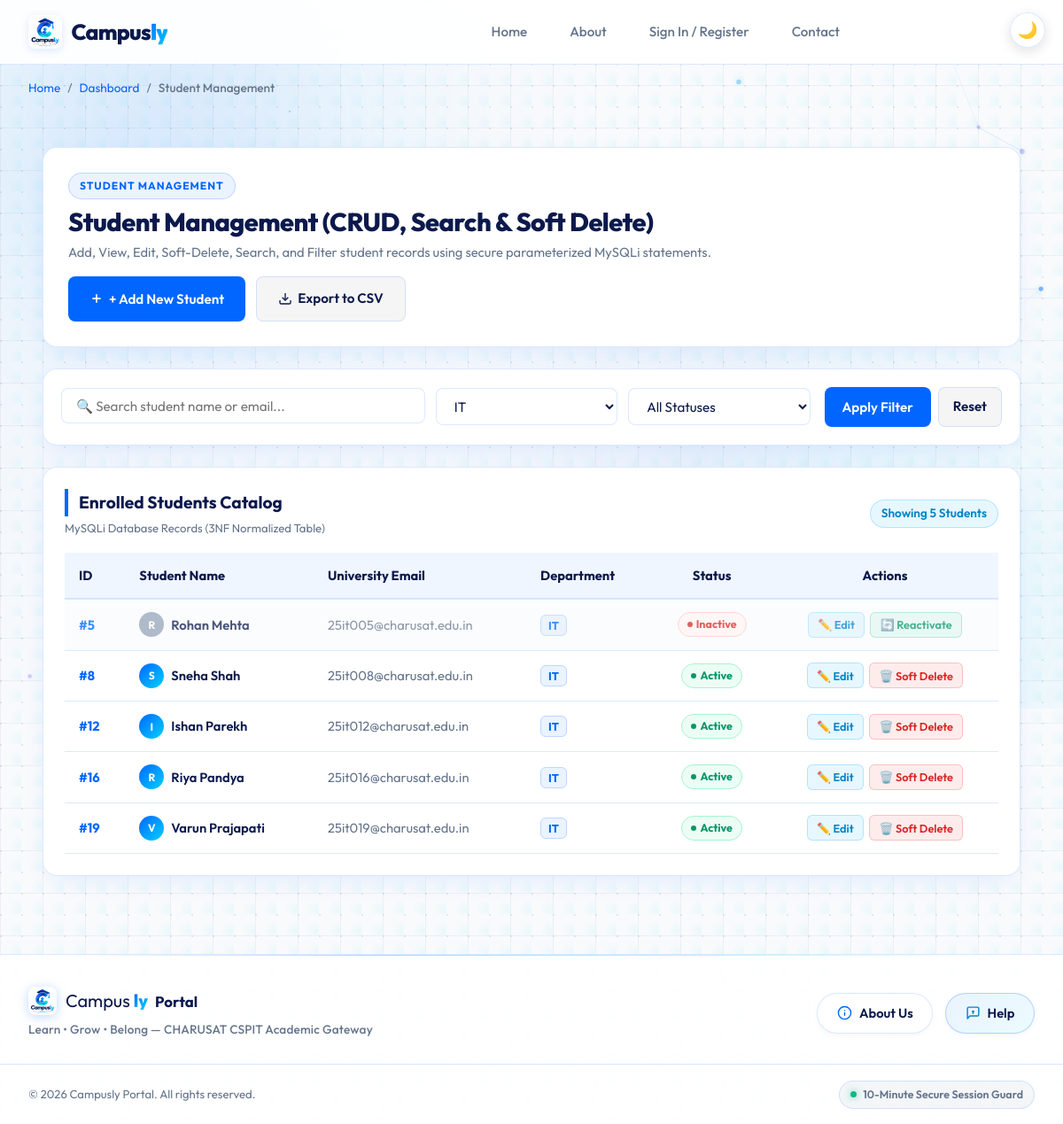
The page /students.php?course=IT on the database its author committed.
### tables this page shows
CREATE TABLE `students` (
  `student_id` int NOT NULL AUTO_INCREMENT,
  `name` varchar(100) NOT NULL,
  `email` varchar(100) NOT NULL,
  `course` varchar(100) NOT NULL,
  `status` enum('Active','Inactive') NOT NULL DEFAULT 'Active',
  PRIMARY KEY (`student_id`),
  UNIQUE KEY `email` (`email`)
);

### students.php (the view, shortened to what this page needs)
<?php
require_once __DIR__ . '/db.php';
$searchQuery  = trim($_GET['search'] ?? '');
$courseFilter = trim($_GET['course'] ?? '');
$statusFilter = trim($_GET['status'] ?? '');
$sql = "SELECT student_id, name, email, course, status FROM students WHERE 1=1";
$types = "";
$params = [];
if ($courseFilter !== '' && $courseFilter !== 'ALL') {
    $sql .= " AND course = ?";
    $types .= "s";
    $params[] = $courseFilter;
}
$sql .= " ORDER BY student_id ASC";
$stmt = $conn->prepare($sql);
if (!empty($params)) {
    $stmt->bind_param($types, ...$params);
}
$stmt->execute();
$result = $stmt->get_result();
$students = [];
while ($row = $result->fetch_assoc()) {
    $students[] = $row;
}
$totalCount = count($students);
$coursesList = ['CSE', 'CE', 'IT', 'EC'];
require_once __DIR__ . '/includes/header.php';
?>
  <nav class="breadcrumbs-nav" aria-label="Breadcrumb">
    <ol class="breadcrumbs">
      <li><a href="index.php">Home</a></li>
      <?php if ($userRole === 'admin'): ?>
        <li><a href="admin_dashboard.php">Admin Control Center</a></li>
      <?php else: ?>
        <li><a href="dashboard.php">Dashboard</a></li>
      <?php endif; ?>
      <li aria-current="page">Student Management</li>
    </ol>
  </nav>
  <main id="main-content">
    <div style="max-width: 1240px; margin: 0 auto; padding: 1.5rem 1rem;">
      <section class="panel" style="padding: 1.75rem; margin-bottom: 1.5rem; display: flex; justify-content: space-between; align-items: center; flex-wrap: wrap; gap: 1rem;">
        <div>
          <div style="display: inline-flex; align-items: center; gap: 8px; background: rgba(0, 102, 255, 0.08); padding: 4px 12px; border-radius: 9999px; margin-bottom: 0.5rem; border: 1px solid rgba(0, 102, 255, 0.2);">
            <span style="font-size: 0.75rem; font-weight: 700; color: #0066ff; letter-spacing: 1px;">STUDENT MANAGEMENT</span>
          </div>
          <h1 style="margin: 0; font-size: 1.8rem; line-height: 1.2;">Student Management (CRUD, Search &amp; Soft Delete)</h1>
          <p style="margin: 0.35rem 0 0 0; color: #64748b; font-size: 0.92rem;">
            Add, View, Edit, Soft-Delete, Search, and Filter student records using secure parameterized MySQLi statements.
          </p>
        </div>
        <div style="display: flex; gap: 0.75rem; flex-wrap: wrap;">
          <button type="button" class="btn btn-primary" onclick="openAddModal()" style="display: inline-flex; align-items: center; gap: 6px;">
            <svg width="16" height="16" viewBox="0 0 24 24" fill="none" stroke="currentColor" stroke-width="2.5"><line x1="12" y1="5" x2="12" y2="19"></line><line x1="5" y1="12" x2="19" y2="12"></line></svg>
            <span>+ Add New Student</span>
          </button>
          <a href="students.php?action=export_csv" class="btn btn-secondary" style="display: inline-flex; align-items: center; gap: 6px;">
            <svg width="16" height="16" viewBox="0 0 24 24" fill="none" stroke="currentColor" stroke-width="2"><path d="M21 15v4a2 2 0 0 1-2 2H5a2 2 0 0 1-2-2v-4"></path><polyline points="7 10 12 15 17 10"></polyline><line x1="12" y1="15" x2="12" y2="3"></line></svg>
            <span>Export to CSV</span>
          </a>
        </div>
      </section>
      <section class="panel" style="padding: 1.25rem; margin-bottom: 1.5rem;">
        <form action="students.php" method="GET" style="display: flex; gap: 1rem; flex-wrap: wrap; align-items: center; justify-content: space-between;">
          <div style="display: flex; gap: 0.75rem; flex-wrap: wrap; flex: 1; min-width: 280px;">
            <div style="flex: 2; min-width: 220px; position: relative;">
              <input type="text" name="search" id="filter-search" value="<?= htmlspecialchars($searchQuery) ?>" placeholder="🔍 Search student name or email..." style="width: 100%; padding: 0.6rem 1rem; border-radius: 8px; border: 1px solid var(--panel-border); background: var(--input-bg); color: var(--text-main);">
            </div>
            <div style="flex: 1; min-width: 150px;">
              <select name="course" id="filter-course" style="width: 100%; padding: 0.6rem 1rem; border-radius: 8px; border: 1px solid var(--panel-border); background: var(--input-bg); color: var(--text-main);">
                <?php foreach ($coursesList as $c): ?>
                  <option value="<?= $c ?>" <?= $courseFilter === $c ? 'selected' : '' ?>><?= $c ?></option>
                <?php endforeach; ?>
              </select>
            </div>
            <div style="flex: 1; min-width: 140px;">
              <select name="status" id="filter-status" style="width: 100%; padding: 0.6rem 1rem; border-radius: 8px; border: 1px solid var(--panel-border); background: var(--input-bg); color: var(--text-main);">
                <option value="ALL">All Statuses</option>
              </select>
            </div>
          </div>
          <div style="display: flex; gap: 0.5rem;">
            <button type="submit" class="btn btn-primary" style="padding: 0.6rem 1.25rem;">Apply Filter</button>
            <?php if (!empty($searchQuery) || !empty($courseFilter) || !empty($statusFilter)): ?>
              <a href="students.php" class="btn btn-secondary" style="padding: 0.6rem 1rem;">Reset</a>
            <?php endif; ?>
          </div>
        </form>
      </section>
      <section class="panel" style="padding: 1.5rem; overflow: hidden;">
        <div style="display: flex; justify-content: space-between; align-items: center; margin-bottom: 1rem; flex-wrap: wrap; gap: 0.5rem;">
          <div>
            <h2 style="margin: 0; font-size: 1.2rem;">Enrolled Students Catalog</h2>
            <span style="font-size: 0.82rem; color: #64748b;">MySQLi Database Records (3NF Normalized Table)</span>
          </div>
          <span style="font-size: 0.85rem; font-weight: 600; color: #0284c7; background: rgba(56, 189, 248, 0.12); border: 1px solid rgba(56, 189, 248, 0.3); padding: 4px 12px; border-radius: 9999px;">
            Showing <?= (int)$totalCount ?> Student<?= $totalCount === 1 ? '' : 's' ?>
          </span>
        </div>
        <div style="overflow-x: auto;">
          <table id="students-table" style="width: 100%; border-collapse: collapse; font-size: 0.92rem;">
            <thead>
              <tr style="background: var(--table-th-bg, #f8fafc); border-bottom: 2px solid var(--panel-border); text-align: left;">
                <th style="padding: 0.85rem 1rem;">ID</th>
                <th style="padding: 0.85rem 1rem;">Student Name</th>
                <th style="padding: 0.85rem 1rem;">University Email</th>
                <th style="padding: 0.85rem 1rem;">Department</th>
                <th style="padding: 0.85rem 1rem; text-align: center;">Status</th>
                <th style="padding: 0.85rem 1rem; text-align: center;">Actions</th>
              </tr>
            </thead>
            <tbody>
              <?php if (empty($students)): ?>
                <tr>
                  <td colspan="6" style="text-align: center; padding: 2.5rem 1rem; color: #64748b;">
                    No student records matching your filter criteria. <a href="students.php" style="color: var(--primary); font-weight: 600;">Reset filters</a>
                  </td>
                </tr>
              <?php else: ?>
                <?php foreach ($students as $s): ?>
                  <tr style="border-bottom: 1px solid var(--panel-border); transition: background 0.15s ease; <?= $s['status'] === 'Inactive' ? 'opacity: 0.75; background: rgba(241, 245, 249, 0.4);' : '' ?>">
                    <td style="padding: 0.85rem 1rem; font-weight: 700; color: var(--primary);">
                      #<?= htmlspecialchars($s['student_id']) ?>
                    </td>
                    <td style="padding: 0.85rem 1rem; font-weight: 600; color: var(--text-main);">
                      <div style="display: flex; align-items: center; gap: 8px;">
                        <span style="width: 28px; height: 28px; border-radius: 50%; background: <?= $s['status'] === 'Inactive' ? '#94a3b8' : 'linear-gradient(135deg, #0066ff, #00d2fe)' ?>; color: #fff; display: inline-flex; align-items: center; justify-content: center; font-size: 0.75rem; font-weight: 700;">
                          <?= strtoupper(substr($s['name'], 0, 1)) ?>
                        </span>
                        <span><?= htmlspecialchars($s['name']) ?></span>
                      </div>
                    </td>
                    <td style="padding: 0.85rem 1rem; color: var(--text-muted);">
                      <?= htmlspecialchars($s['email']) ?>
                    </td>
                    <td style="padding: 0.85rem 1rem;">
                      <span style="padding: 3px 8px; border-radius: 6px; font-size: 0.8rem; font-weight: 700; background: rgba(0, 102, 255, 0.08); color: #0066ff; border: 1px solid rgba(0, 102, 255, 0.2);">
                        <?= htmlspecialchars($s['course']) ?>
                      </span>
                    </td>
                    <td style="padding: 0.85rem 1rem; text-align: center;">
                      <?php if ($s['status'] === 'Active'): ?>
                        <span class="badge-status-active" style="display: inline-flex; align-items: center; gap: 4px; padding: 3px 10px; border-radius: 9999px; font-size: 0.78rem; font-weight: 700; background: #ecfdf5; color: #059669; border: 1px solid #a7f3d0;">
                          <span style="width: 6px; height: 6px; border-radius: 50%; background: #059669;"></span> Active
                        </span>
                      <?php else: ?>
                        <span class="badge-status-inactive" style="display: inline-flex; align-items: center; gap: 4px; padding: 3px 10px; border-radius: 9999px; font-size: 0.78rem; font-weight: 700; background: #fef2f2; color: #dc2626; border: 1px solid #fecaca;">
                          <span style="width: 6px; height: 6px; border-radius: 50%; background: #dc2626;"></span> Inactive
                        </span>
                      <?php endif; ?>
                    </td>
                    <td style="padding: 0.85rem 1rem; text-align: center;">
                      <div style="display: inline-flex; gap: 6px;">
                        <button type="button" class="btn" onclick="openEditModal(<?= htmlspecialchars(json_encode($s)) ?>)" style="padding: 0.35rem 0.65rem; font-size: 0.8rem; background: rgba(56, 189, 248, 0.12); color: #0284c7; border: 1px solid rgba(56, 189, 248, 0.3); border-radius: 6px; cursor: pointer;">
                          ✏️ Edit
                        </button>
                        <?php if ($s['status'] === 'Active'): ?>
                          <button type="button" class="btn" onclick="openDeleteConfirmModal(<?= (int)$s['student_id'] ?>, '<?= htmlspecialchars(addslashes($s['name'])) ?>')" style="padding: 0.35rem 0.65rem; font-size: 0.8rem; background: rgba(239, 68, 68, 0.1); color: #dc2626; border: 1px solid rgba(239, 68, 68, 0.25); border-radius: 6px; cursor: pointer;">
                            🗑️ Soft Delete
                          </button>
                        <?php else: ?>
                          <form action="students.php" method="POST" style="margin: 0; display: inline;">
                            <button type="submit" class="btn" style="padding: 0.35rem 0.65rem; font-size: 0.8rem; background: rgba(16, 185, 129, 0.1); color: #059669; border: 1px solid rgba(16, 185, 129, 0.3); border-radius: 6px; cursor: pointer;">
                              🔄 Reactivate
                            </button>
                          </form>
                        <?php endif; ?>
                      </div>
                    </td>
                  </tr>
                <?php endforeach; ?>
              <?php endif; ?>
            </tbody>
          </table>
        </div>
      </section>
    </div>
  </main>
<?php require_once __DIR__ . '/includes/footer.php'; ?>

### css/styles.css (style rules this page uses)
:root { --bg-color: #f8fafc; --bg-grid-line: rgba(148, 163, 184, 0.12); --bg-dot: rgba(148, 163, 184, 0.22); --bg-gradient: radial-gradient(circle at 10% 20%, rgba(0, 102, 255, 0.04) 0%, transparent 40%), radial-gradient(circle at 90% 80%, rgba(0, 210, 255, 0.05) 0%, transparent 40%); --panel-bg: rgba(255, 255, 255, 0.98); --panel-border: rgba(0, 102, 255, 0.14); --header-bg: rgba(255, 255, 255, 0.92); --input-bg: #ffffff; --input-border: rgba(0, 102, 255, 0.18); --table-th-bg: rgba(0, 102, 255, 0.06); --brand-navy: #0b194c; --brand-navy-light: #162456; --primary: #0066ff; --primary-hover: #0052cc; --accent: #00d2fe; --accent-dark: #0099cc; --accent-hover: #38bdf8; --brand-gradient: linear-gradient(135deg, #0b194c 0%, #0066ff 50%, #00d2fe 100%); --brand-gradient-text: linear-gradient(135deg, #0066ff 0%, #00d2fe 100%); --text-main: #0b194c; --text-body: #1e293b; --text-muted: #64748b; --focus-outline: #0066ff; --card-shadow: 0 10px 30px -10px rgba(0, 102, 255, 0.12); --card-shadow-hover: 0 16px 36px -10px rgba(0, 102, 255, 0.22); --error: #dc2626; --success: #16a34a; --warning: #f59e0b; --radius: 16px; --transition: all 0.3s cubic-bezier(0.4, 0, 0.2, 1); }
*, *::before, *::after { box-sizing: border-box; margin: 0; padding: 0; }
body { font-family: 'Outfit', -apple-system, BlinkMacSystemFont, "Segoe UI", Roboto, sans-serif; background-color: var(--bg-color); background-image: radial-gradient(circle at 1px 1px, var(--bg-dot) 1.2px, transparent 0), linear-gradient(to right, var(--bg-grid-line) 1px, transparent 1px), linear-gradient(to bottom, var(--bg-grid-line) 1px, transparent 1px), var(--bg-gradient); background-size: 24px 24px, 48px 48px, 48px 48px, 100% 100%; background-attachment: fixed; color: var(--text-main); min-height: 100vh; line-height: 1.6; display: flex; flex-direction: column; overflow-x: hidden; position: relative; transition: background-color 0.3s ease, color 0.3s ease; }
header, main, footer, .top-corner-controls, .breadcrumbs-nav, .skip-link { position: relative; z-index: 2; }
.breadcrumbs-nav { max-width: 1200px; width: 100%; margin: 1rem auto 0; padding: 0 2rem; }
.breadcrumbs { display: flex; list-style: none; gap: 0.5rem; font-size: 0.85rem; color: var(--text-muted); }
.breadcrumbs li:not(:last-child)::after { content: "/"; margin-left: 0.5rem; }
.breadcrumbs a { color: var(--primary); text-decoration: none; }
.breadcrumbs li[aria-current="page"] { color: var(--text-muted); font-weight: 500; }
main { max-width: 1200px; width: 100%; margin: 0 auto; padding: 2rem; flex: 1; }
h1 { font-size: 2.25rem; font-weight: 800; margin-bottom: 0.5rem; letter-spacing: -0.5px; }
h2 { font-size: 1.5rem; font-weight: 700; margin-bottom: 1.25rem; color: var(--text-main); border-left: 4px solid var(--primary); padding-left: 0.75rem; }
p { color: var(--text-muted); margin-bottom: 1.5rem; }
.panel { background: var(--panel-bg); border: 1px solid var(--panel-border); box-shadow: var(--card-shadow); backdrop-filter: blur(16px); -webkit-backdrop-filter: blur(16px); border-radius: var(--radius); padding: 2rem; margin-bottom: 2rem; position: relative; }
.btn { display: inline-flex; align-items: center; justify-content: center; padding: 0.75rem 1.5rem; font-weight: 600; border-radius: 8px; border: none; cursor: pointer; transition: var(--transition); text-decoration: none; font-family: inherit; font-size: 0.95rem; }
.btn-primary { background: var(--primary); color: #fff; }
.btn-secondary { background: rgba(0, 0, 0, 0.04); color: var(--text-main); border: 1px solid var(--panel-border); }
input[type="text"], input[type="email"], input[type="password"], input[type="date"], select, textarea { width: 100%; padding: 0.75rem 1rem; background: var(--input-bg); border: 1px solid var(--input-border); border-radius: 8px; color: var(--text-main); font-family: inherit; font-size: 0.95rem; transition: var(--transition); }

### rows shown on the page
students: student_id "5", name "R", name "Rohan Mehta", email "25it005@charusat.edu.in", course "IT", status "Inactive" (drawn)
students: student_id "8", name "S", name "Sneha Shah", email "25it008@charusat.edu.in", course "IT", status "Active" (drawn)
students: student_id "12", name "I", name "Ishan Parekh", email "25it012@charusat.edu.in", course "IT", status "Active" (drawn)
students: student_id "16", name "R", name "Riya Pandya", email "25it016@charusat.edu.in", course "IT", status "Active" (drawn)
students: student_id "19", name "V", name "Varun Prajapati", email "25it019@charusat.edu.in", course "IT", status "Active" (drawn)

### other values the page prints
$totalCount "5"
form field course "IT"
